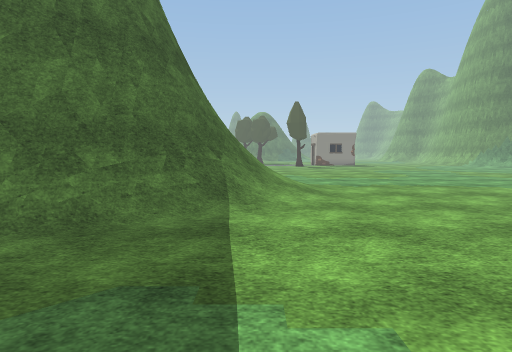
[1] (above)

22 first-person views from a walk through a scene from a Unity 3-D project. The camera is 1.3 m above the floor, tilts 4° down and sees 75° across. The floor is counted in squares, 1 m on a side. Each view is taken from the middle of a square. On the plan, view 1 faces up. The plan holds only what a view shows up to about 14 squares ahead; the rest is blank. The place goes on beyond the plan. The player character is not drawn. Some animated figures are not drawn. Some surface patterns are stand-ins.

[2]
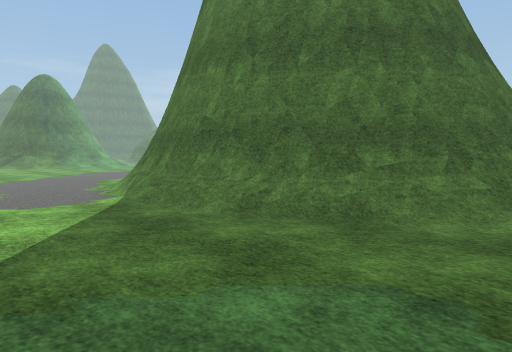

[3]
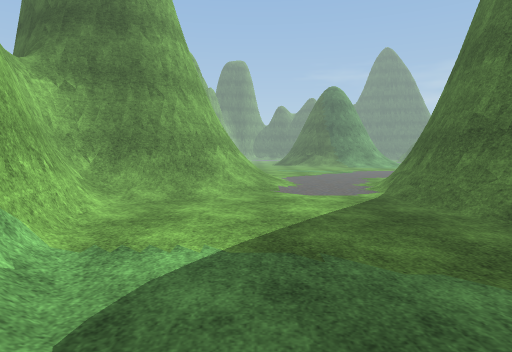

[4]
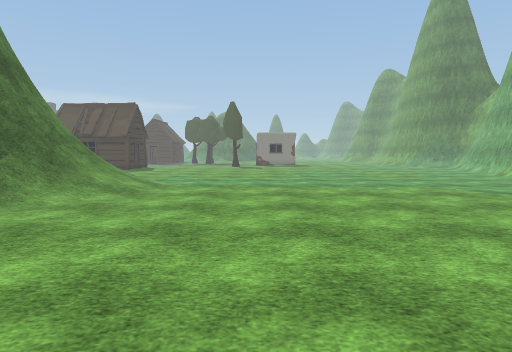

[5]
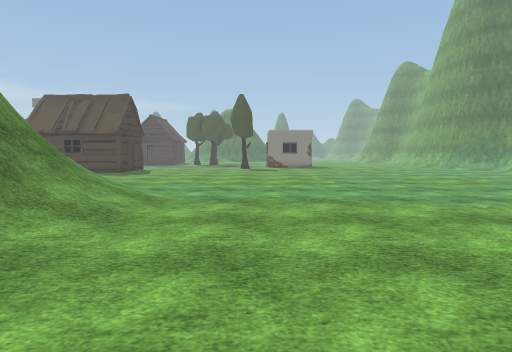

[6]
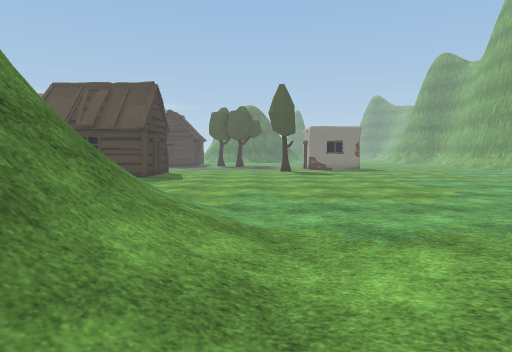

[7]
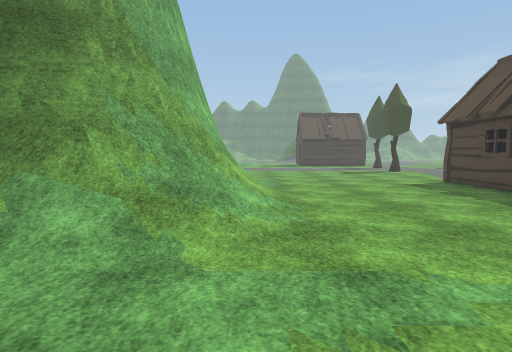

[8]
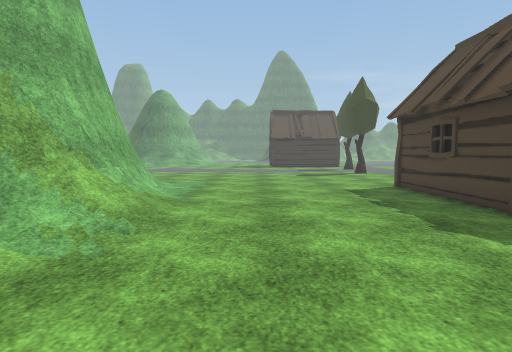

[9]
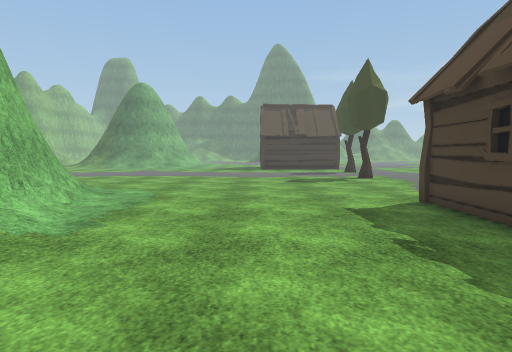

[10]
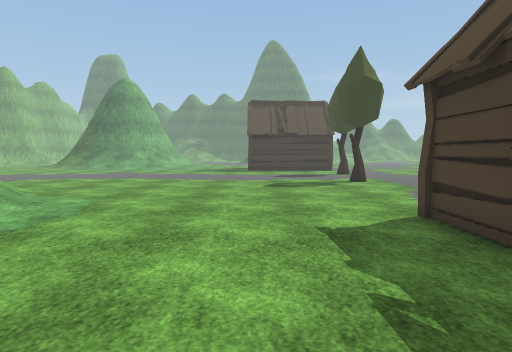

[11]
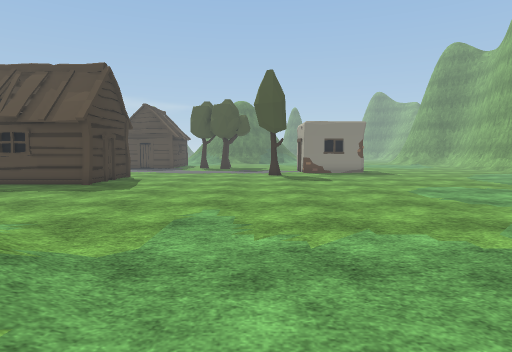

[12]
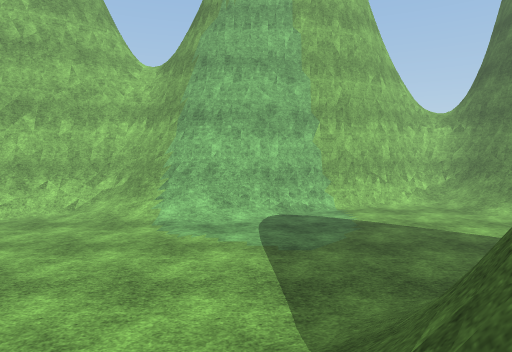

[13]
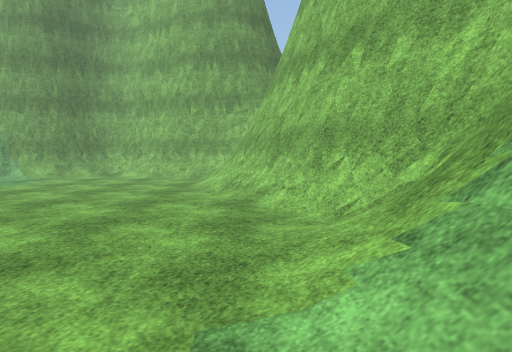

[14]
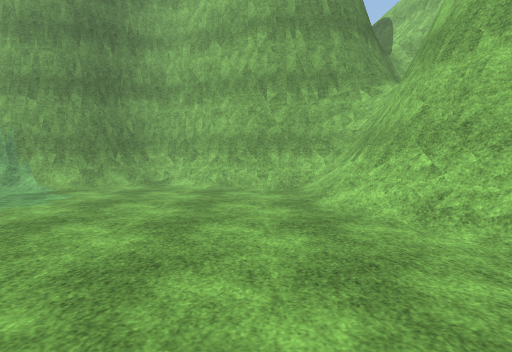

[15]
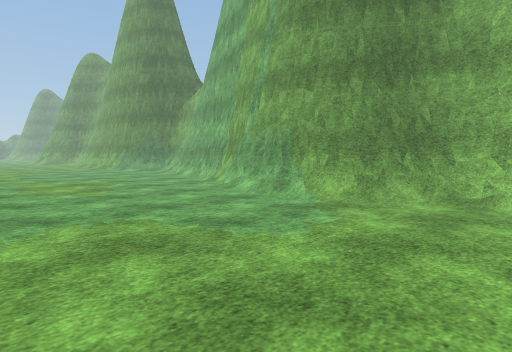

[16]
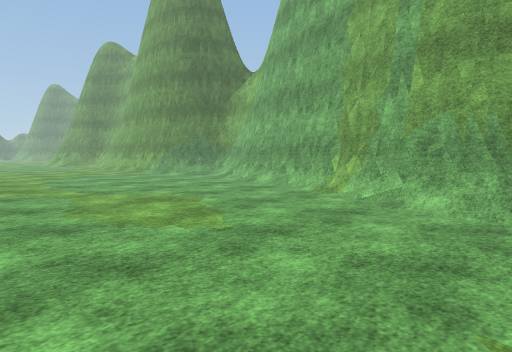

[17]
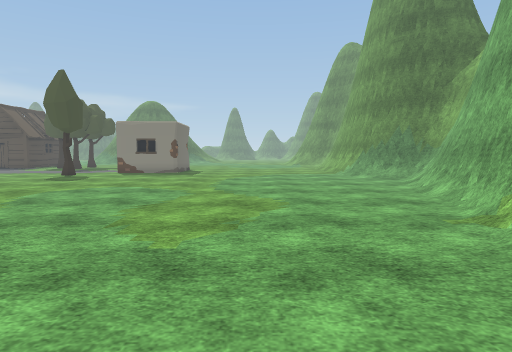

[18]
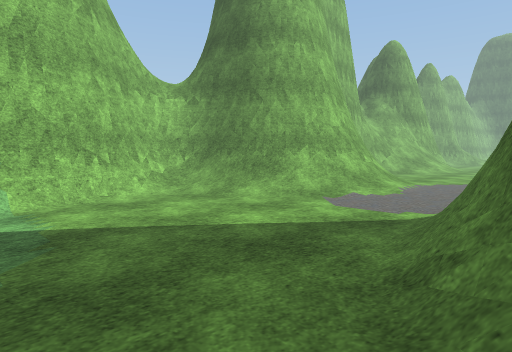

[19]
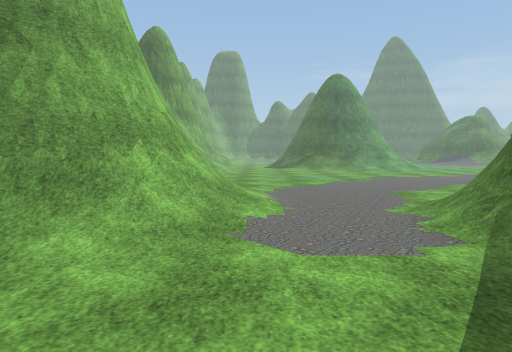

[20]
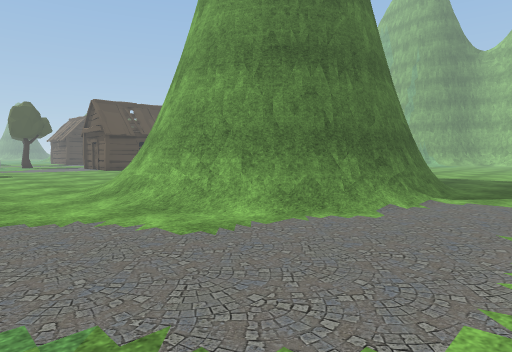

[21]
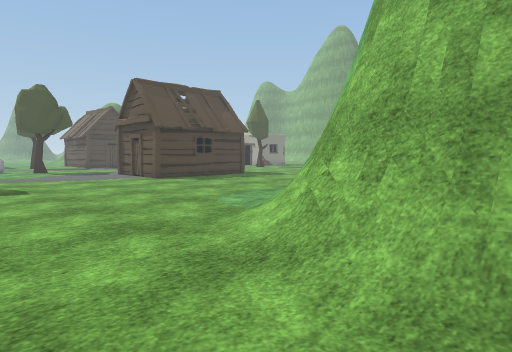

[22]
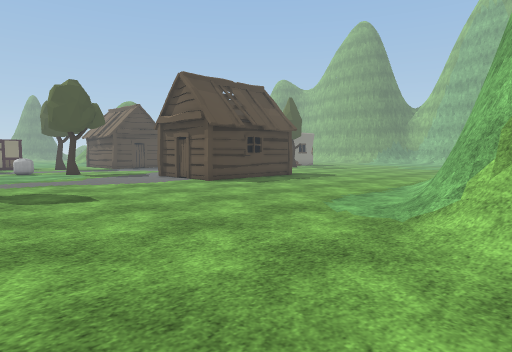

### Floor plan
Key: @ floor where view 1 was taken; # wall or solid block; . floor; / step, stairs or slope; = window, fence, low wall or low ledge; H hut; O other object.
Columns run from 19 left of view 1 to 21 right of it. Each row starts with its distance up from view 1.
 26   .......HHHHHHH.........................
 25   ........H.HH.H.........................
 24  .......................................=
 23  .......................................=
 22  .......................................#
 21  .......................................#
 20  ......................................=#
 19  ......................................##
 18  ............../.......................##
 17 ...........///=////...................##
 16 ......../=######////..................##
 15  ...../=#########=///................/##
 14  ..../###       ##///................=##
 13 ..../###        ##=//................=##
 12  .../=#          ##///.............../##
 11  .../##          ##///.............../###
 10  .../##          ##//.................=##
  9 ..../##         ##=//................./=#
  8 ..../=#         ##O/...................=#
  7 ...../##      ###=/....................##
  6 ...../=###  ####/.....................=#
  5 ......./=#####=.......................##
  4 .........////........................=#
  3 .....................................##
  2 .................................////##
  1 .../////......................./=##==#
  0    //////..........@........./########
 -1     ###///.........///////.=####
 -2      ###=//.......=####=//###
 -3       ###//....=############
 -4        ##=//=####
 -5         ##=###
 -6         #####

Where each view was taken, in squares from view 1:
view 1: 0 up, 0 right, facing up
view 2: 0 up, 0 right, facing up-left
view 3: 0 up, 1 right, facing left
view 4: 0 up, 6 right, facing up
view 5: 4 up, 5 right, facing up
view 6: 8 up, 2 right, facing up
view 7: 17 up, 5 right, facing left
view 8: 20 up, 3 right, facing left
view 9: 21 up, 1 left, facing left
view 10: 22 up, 3 left, facing left
view 11: 12 up, 3 right, facing up
view 12: 11 up, 0 right, facing down
view 13: 0 up, 1 right, facing right
view 14: 4 up, 6 right, facing right
view 15: 6 up, 10 right, facing up-right
view 16: 12 up, 10 right, facing up-right
view 17: 12 up, 15 right, facing up
view 18: 6 up, 2 left, facing down-left
view 19: 1 up, 5 left, facing left
view 20: 1 up, 19 left, facing up-right
view 21: 10 up, 18 left, facing up-right
view 22: 13 up, 19 left, facing up-right
